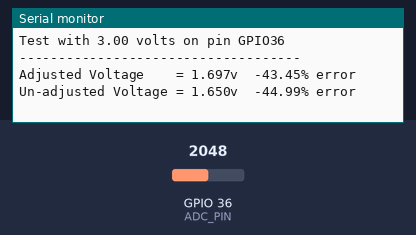
The program below on a simulated ESP32. On the bench: the last lines printed to the serial monitor. The test bench sets the inputs (shaded band); at power-on: GPIO 36 (ADC_PIN) = 2048.

Above: at 2.2 s.
2.3 s: GPIO 36 (ADC_PIN) set to 2866
At 3.6 s:
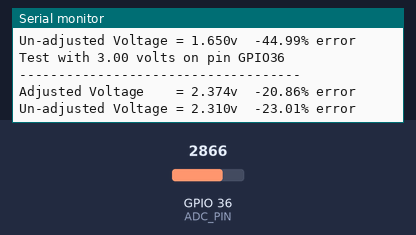
3.8 s: GPIO 36 (ADC_PIN) set to 3603
At 5.8 s:
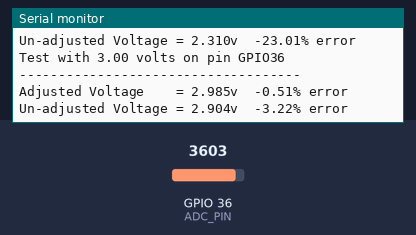
Timing chart, 0 to 7.3 s (numbered marks = the images above; inputs shaded):
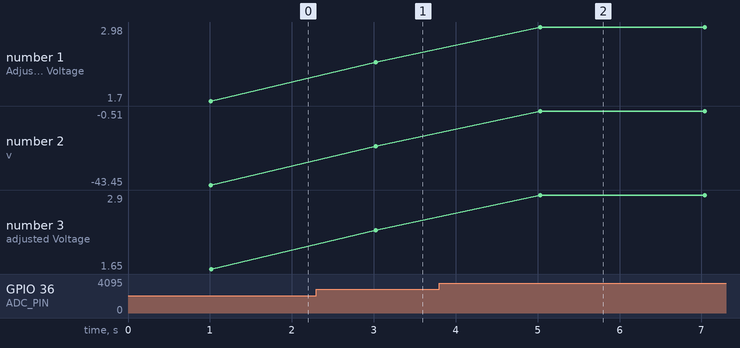

Measured:
- after the input at 2.3 s, the serial monitor: prints a new line after 0.72 s (image 1)
- after the input at 3.8 s, the serial monitor: prints a new line after 1.2 s (image 2)
- plotted number 1: 1.7 → 2.37 after the input at 2.3 s, 2.37 → 2.98 after the input at 3.8 s
- plotted number 2: -43.45 → -20.86 after the input at 2.3 s, -20.86 → -0.51 after the input at 3.8 s
- plotted number 3: 1.65 → 2.31 after the input at 2.3 s, 2.31 → 2.9 after the input at 3.8 s

The program:

main.cpp
```cpp
/**
This class is design to help in the calibration of ESP32 ADCs.
When run, it will also output the voltage of the ESP32's internal voltage reference.

Calibration will potentially make the values returned by the ADC more precise.
However, my own testing has shown that the ADC values jump around from moment to moment.
So this calibration might not provide any benefit (I have not done a statistical analysis
to find out the difference between a calibrated and uncalibrated ADC).

Note that you will need to include the esp_adc_cal.h header file and link the esp32-adc-cal
library in your project in order to use these functions. This file is found in the esp-idf/components
directory. The required files are installed with the ESP-IDF framework -- Espressif's official
IoT Development Framework for the ESP32.

How to use this class:

1) Connect a precise 3.000 volt source to ESP32 pin GPIO36 and ground.
2) Run this code.
3) It will print the ADC adjusted and non-adjusted voltage measurements to the terminal.
4) It will also print the adjusted and non-adjusted voltage error (in percent).
5) Adjust the value of CAL_ADJUSTMENT in the code below to minimize the adjused voltage errors.
    - reduce the CAL_ADJUSTMENT value, if the adjusted voltage is too high
    - increase the CAL_ADJUSTMENT value, if the adjusted voltage is too low

Once you have established the optimum calibration value for a particular ESP32 board, you can use
the value in your other projects to improve its ADC accuracy.


===============================
General Notes on the ESP32 ADCs
===============================

The ESP32 is a microcontroller that features a number of analog-to-digital converters (ADCs).
The exact number of ADCs that are available on an ESP32 chip can vary depending on the specific model.

In general, the ESP32 has two 12-bit ADCs that can be used to measure analog signals.
These ADCs have a resolution of up to 0.5% and can operate at a maximum sampling rate
of 1 mega sample per second (Msps).

The ESP32 also has an additional 8-bit ADC that can be used to measure the voltage of its internal battery.
This ADC has a resolution of 1% and can operate at a maximum sampling rate of 200 kilo samples per second (ksps).

Overall, the ESP32 has a total of three ADCs that can be used to measure analog signals.
These ADCs can be used to measure a variety of different signals, including sensor outputs,
audio signals, and more.
*/

#include <Arduino.h>
#include "esp_adc_cal.h"
#include "stdio.h"

//=======================================
//Adjust this value to calibrate the ADC
//=======================================
// Start with CAL_ADJUSTMENT at 1.000
#define CAL_ADJUSTMENT          1.028 // If the "adjusted voltage" is too high, reduce this value (and vis-a-versa)

#define TEST_VOLTAGE            3.000           //the voltage applied to the assigned ADC_PIN
#define ADC_PIN                 36              //use GPIO36 to connect the test voltage (i.e., 3.000 volts)
#define ADC_UNIT                ADC_UNIT_1      //calibrate ADC_UNIT_1 and/or ADC_UNIT_2
#define ADC_ATTENUATION         ADC_ATTEN_DB_11 //ESP32 attenuates input voltages to allow higher voltage inputs (max 3.3 volts)
#define DELAY_BETWEEN_TESTS     2000            //milliseconds
//================
// Constants
//================
#define ADC_MAX_INPUT_VOLTAGE   3.3   //volts (unrelated to the 3.000 input voltage used for calibration)
#define ADC_NOMINAL_VREF        1100  //millivolts (the actual value varies between ESP32 chips from 1000 to 1200 mV)
#define ADC_BIT_DEPTH           12    //12 bits used to convert analog input to digital output
#define ADC_STEPS               (float)(pow(2, ADC_BIT_DEPTH) - 1) //4095 for 12 bit ADCs

//struct that holds the characteristics of the ADC
esp_adc_cal_characteristics_t adc_chars;

//holds the actual internal voltage reference of the ESP32 chip (a factory setting, e.g., 1135 mV)
float vref;

float readAdjustedVoltage(int adc_pin) {
  return CAL_ADJUSTMENT * (analogRead(adc_pin) / ADC_STEPS) * ADC_MAX_INPUT_VOLTAGE * (ADC_NOMINAL_VREF / vref);
}

/**
 * Utility function to get the internal vRef of the ESP32 chip in millivolts.
 * ESP32 vRef is nominally 1100 millivolts but it varies from chip-to-chip.
 * This function returns the vRef value measured/set at the factory.
 *
 * @return float the internal vRef of the ESP32 chip, in millivolts
 */
float getVRef(){
  //populate the ADC struct by selecting: the ADC, input voltage attenuation, ADC bit depth, and nominal vRef
  esp_adc_cal_characterize(ADC_UNIT, ADC_ATTENUATION, ADC_WIDTH_BIT_12, ADC_NOMINAL_VREF, &adc_chars);
  //set the internal voltage reference from the ESP32 chip (a factory setting, e.g., 1135 mV)
  vref = adc_chars.vref; //millivolts
  Serial.println("---->> actual ESP32 internal vRef, adc_chars.vref=" + String(adc_chars.vref + " mV"));
  return vref;
}

void setup() {
  Serial.begin(115200);
  delay(1000);

  //get the internal vRef from the chip
  vref = getVRef();
  Serial.println("---->> actual ESP32 internal reference voltage (millivolts) = " + String(adc_chars.vref));
}

void loop() {
  float unadjusted_voltage = (analogRead(ADC_PIN) / ADC_STEPS * ADC_MAX_INPUT_VOLTAGE);
  float adjusted_voltage   = readAdjustedVoltage(ADC_PIN);

  Serial.println();
  Serial.println("Test with " + String(TEST_VOLTAGE) + " volts on pin GPIO" + String(ADC_PIN));
  Serial.println("------------------------------------");
  Serial.println("Adjusted Voltage    = " + String(adjusted_voltage, 3) + "v  " + String(adjusted_voltage / TEST_VOLTAGE * 100 - 100) + "% error");
  Serial.println("Un-adjusted Voltage = " + String(unadjusted_voltage, 3) + "v  " + String(unadjusted_voltage / TEST_VOLTAGE * 100 - 100) + "% error");
  delay(DELAY_BETWEEN_TESTS);
}
```
